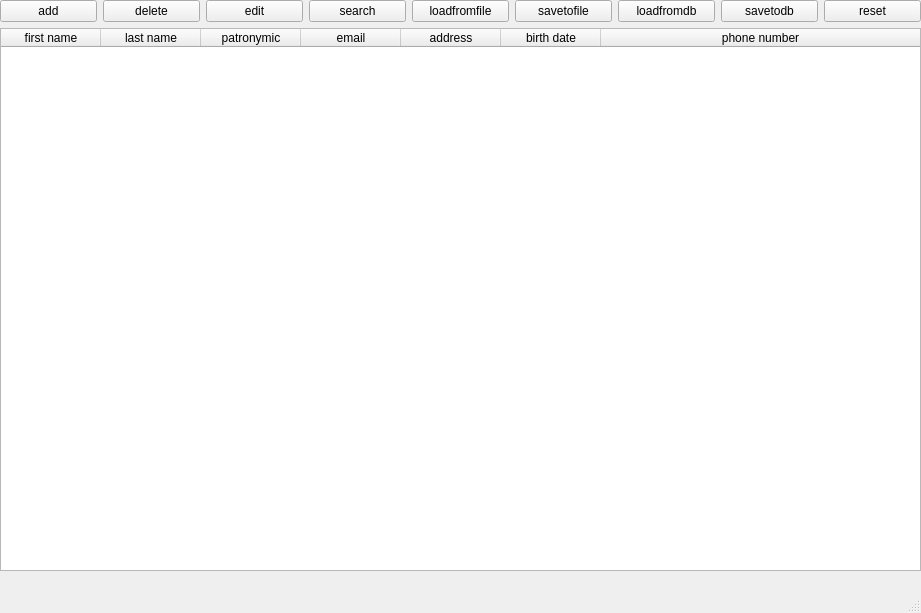
<?xml version="1.0" encoding="UTF-8"?>
<ui version="4.0">
 <class>MainWindow</class>
 <widget class="QMainWindow" name="MainWindow">
  <property name="geometry">
   <rect>
    <x>0</x>
    <y>0</y>
    <width>921</width>
    <height>613</height>
   </rect>
  </property>
  <property name="windowTitle">
   <string>MainWindow</string>
  </property>
  <widget class="QWidget" name="centralwidget">
   <widget class="QWidget" name="verticalLayoutWidget_2">
    <property name="geometry">
     <rect>
      <x>0</x>
      <y>0</y>
      <width>921</width>
      <height>571</height>
     </rect>
    </property>
    <layout class="QVBoxLayout" name="verticalLayout_2">
     <item>
      <layout class="QHBoxLayout" name="horizontalLayout">
       <item>
        <widget class="QPushButton" name="btnadd">
         <property name="text">
          <string>add</string>
         </property>
        </widget>
       </item>
       <item>
        <widget class="QPushButton" name="btndel">
         <property name="text">
          <string>delete</string>
         </property>
        </widget>
       </item>
       <item>
        <widget class="QPushButton" name="btnedit">
         <property name="text">
          <string>edit</string>
         </property>
        </widget>
       </item>
       <item>
        <widget class="QPushButton" name="btnsearch">
         <property name="text">
          <string>search</string>
         </property>
        </widget>
       </item>
       <item>
        <widget class="QPushButton" name="btnload">
         <property name="text">
          <string>loadfromfile</string>
         </property>
        </widget>
       </item>
       <item>
        <widget class="QPushButton" name="btnsave">
         <property name="text">
          <string>savetofile</string>
         </property>
        </widget>
       </item>
       <item>
        <widget class="QPushButton" name="btnLoadDb">
         <property name="text">
          <string>loadfromdb</string>
         </property>
        </widget>
       </item>
       <item>
        <widget class="QPushButton" name="btnSaveDb">
         <property name="text">
          <string>savetodb</string>
         </property>
        </widget>
       </item>
       <item>
        <widget class="QPushButton" name="btnreset">
         <property name="text">
          <string>reset</string>
         </property>
        </widget>
       </item>
      </layout>
     </item>
     <item>
      <widget class="QTableWidget" name="tableContacts">
       <property name="minimumSize">
        <size>
         <width>280</width>
         <height>150</height>
        </size>
       </property>
       <property name="baseSize">
        <size>
         <width>920</width>
         <height>0</height>
        </size>
       </property>
       <property name="editTriggers">
        <set>QAbstractItemView::EditTrigger::NoEditTriggers</set>
       </property>
       <property name="alternatingRowColors">
        <bool>true</bool>
       </property>
       <property name="selectionMode">
        <enum>QAbstractItemView::SelectionMode::SingleSelection</enum>
       </property>
       <property name="selectionBehavior">
        <enum>QAbstractItemView::SelectionBehavior::SelectRows</enum>
       </property>
       <attribute name="horizontalHeaderMinimumSectionSize">
        <number>100</number>
       </attribute>
       <attribute name="horizontalHeaderShowSortIndicator" stdset="0">
        <bool>false</bool>
       </attribute>
       <attribute name="horizontalHeaderStretchLastSection">
        <bool>true</bool>
       </attribute>
       <attribute name="verticalHeaderStretchLastSection">
        <bool>false</bool>
       </attribute>
       <column>
        <property name="text">
         <string>first name</string>
        </property>
       </column>
       <column>
        <property name="text">
         <string>last name</string>
        </property>
       </column>
       <column>
        <property name="text">
         <string>patronymic</string>
        </property>
       </column>
       <column>
        <property name="text">
         <string>email</string>
        </property>
       </column>
       <column>
        <property name="text">
         <string>address</string>
        </property>
       </column>
       <column>
        <property name="text">
         <string>birth date</string>
        </property>
       </column>
       <column>
        <property name="text">
         <string>phone number</string>
        </property>
       </column>
      </widget>
     </item>
    </layout>
   </widget>
  </widget>
  <widget class="QMenuBar" name="menubar">
   <property name="geometry">
    <rect>
     <x>0</x>
     <y>0</y>
     <width>921</width>
     <height>22</height>
    </rect>
   </property>
  </widget>
  <widget class="QStatusBar" name="statusbar"/>
 </widget>
 <resources/>
 <connections/>
</ui>
